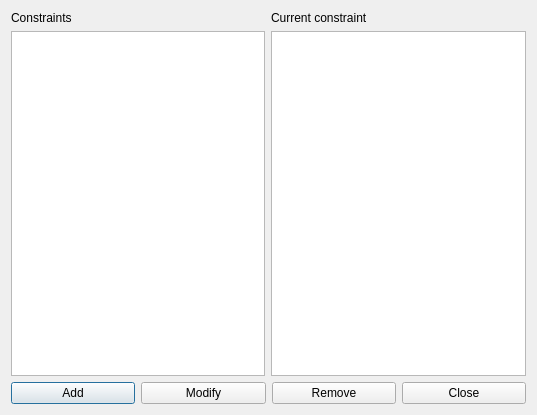
<?xml version="1.0" encoding="UTF-8"?>
<ui version="4.0">
 <class>ConstraintTeachersMaxDaysPerWeekForm_template</class>
 <widget class="QDialog" name="ConstraintTeachersMaxDaysPerWeekForm_template">
  <property name="geometry">
   <rect>
    <x>0</x>
    <y>0</y>
    <width>537</width>
    <height>415</height>
   </rect>
  </property>
  <property name="windowTitle">
   <string extracomment="This is the title of the dialog in which you see the list of all constraints of this type">Constraints teachers max days per week</string>
  </property>
  <layout class="QGridLayout" name="gridLayout">
   <item row="0" column="0">
    <layout class="QVBoxLayout" name="verticalLayout">
     <item>
      <widget class="QLabel" name="constraintsTextLabel">
       <property name="frameShape">
        <enum>QFrame::NoFrame</enum>
       </property>
       <property name="frameShadow">
        <enum>QFrame::Plain</enum>
       </property>
       <property name="text">
        <string>Constraints</string>
       </property>
       <property name="wordWrap">
        <bool>false</bool>
       </property>
      </widget>
     </item>
     <item>
      <widget class="QListWidget" name="constraintsListWidget"/>
     </item>
    </layout>
   </item>
   <item row="0" column="1">
    <layout class="QVBoxLayout" name="verticalLayout_2">
     <item>
      <widget class="QLabel" name="currentConstraintTextLabel">
       <property name="text">
        <string>Current constraint</string>
       </property>
       <property name="wordWrap">
        <bool>false</bool>
       </property>
      </widget>
     </item>
     <item>
      <widget class="QPlainTextEdit" name="currentConstraintTextEdit"/>
     </item>
    </layout>
   </item>
   <item row="1" column="0" colspan="2">
    <layout class="QHBoxLayout" name="horizontalLayout">
     <item>
      <widget class="QPushButton" name="addConstraintPushButton">
       <property name="text">
        <string>Add</string>
       </property>
      </widget>
     </item>
     <item>
      <widget class="QPushButton" name="modifyConstraintPushButton">
       <property name="text">
        <string>Modify</string>
       </property>
      </widget>
     </item>
     <item>
      <widget class="QPushButton" name="removeConstraintPushButton">
       <property name="text">
        <string>Remove</string>
       </property>
      </widget>
     </item>
     <item>
      <widget class="QPushButton" name="closePushButton">
       <property name="text">
        <string>Close</string>
       </property>
      </widget>
     </item>
    </layout>
   </item>
  </layout>
 </widget>
 <layoutdefault spacing="6" margin="11"/>
 <resources/>
 <connections/>
</ui>
